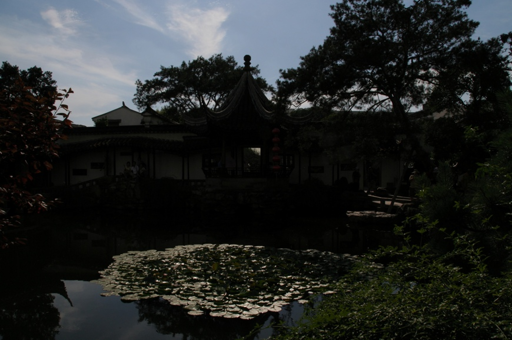
#> input picture test_images/chinese_garden.png, 512 x 340 px; its folder holds only this picture in this run
$ python paper_implementation.py
#> lines starting #> are read from the running program, lines starting #| are printed output that depends on the picture; after the words box and inside, x2 and y2 are one past the last pixel; in counts of white or black regions, pixels touching at a corner belong together
#!/usr/bin/env python3
# -*- coding: utf-8 -*-
"""
Created on Fri Jul 21 14:50:00 2022

@author: TripleJ
"""
import numpy as np
import cv2

from skimage import morphology
import time
import os
import argparse

parser = argparse.ArgumentParser(description='')
parser.add_argument('--input_dir', dest='InputPath', default='test_images', help='directory for testing inputs')
parser.add_argument('--output_dir', dest='OutputPath', default='real_image_results', help='directory for testing outputs')
parser.add_argument('--gamma_max', dest='gamma_max', type=float, default=6.0, help='gamma_max value')
args = parser.parse_args()

''' pixel value: i2f: 0-255 to 0-1, f2i: 0-1 to 0-255 '''
def i2f(i_image):
    f_image = np.float32(i_image)/255.0
    return f_image

def f2i(f_image):
    i_image = np.uint8(f_image*255.0)
    return i_image

''' Compute 'A' as described by Tang et al. (CVPR 2014) '''
def Compute_A_Tang(im):
    erosion_window = 15
    n_bins = 200

    R = im[:, :, 2]
    G = im[:, :, 1]
    B = im[:, :, 0]

    # compute the dark channel
    dark = morphology.erosion(np.min(im, 2), morphology.square(erosion_window))

    [h, edges] = np.histogram(dark, n_bins, [0, 1])
    numpixel = im.shape[0]*im.shape[1]
    thr_frac = numpixel*0.99
    csum = np.cumsum(h)
    nz_idx = np.nonzero(csum > thr_frac)[0][0]
    dc_thr = edges[nz_idx]
    mask = dark >= dc_thr
    # similar to DCP till this step
    # next, median of these top 0.1% pixels
    # median of the RGB values of the pixels in the mask
    rs = R[mask]
    gs = G[mask]
    bs = B[mask]

    A = np.zeros((1,3))

    A[0, 2] = np.median(rs)
    A[0, 1] = np.median(gs)
    A[0, 0] = np.median(bs)

    return A

def GetIntensity(fi):
    return cv2.divide(fi[:, :, 0] + fi[:, :, 1] + fi[:, :, 2], 3)

def GetMax(fi):
    max_rgb = cv2.max(cv2.max(fi[:, :, 0], fi[:, :, 1]), fi[:, :, 2])
    return max_rgb

def GetMin(fi):
    min_rgb = cv2.max(cv2.min(fi[:, :, 0], fi[:, :, 1]), fi[:, :, 2])
    return min_rgb

''' Pixel Adaptive Gamma Correction '''
def PixelAdaptiveGamma(InputImg, NormImg, amax):
    GCImg = np.empty(InputImg.shape, InputImg.dtype)
    amin = 1
    xmax = 1
    xmin = 0
    Imax = GetMax(InputImg)

    a = (amax - amin) / (np.exp(-xmin) - np.exp(-xmax))
    b = amax - a * np.exp(-xmin)
    g2 = a * np.exp(-Imax) + b
    g1 = np.where(Imax < xmin, amax, g2)
    gamma = np.where(Imax > xmax, amin, g1)

    for ind in range(0, 3):
        GCImg[:, :, ind] = NormImg[:, :, ind] ** gamma

    return GCImg

''' Estimate Transmission Map '''
def EstimateTransmission(InputImg, NormImg, gamma_max=6):
    T_min = 0.1
    me = np.finfo(np.float32).eps
    hi = GetIntensity(NormImg)
    hmax = GetMax(NormImg)

    GCImg = PixelAdaptiveGamma(InputImg, NormImg, gamma_max)

    ji = GetIntensity(GCImg)
    jmax = GetMax(GCImg)

    tn = np.maximum(jmax * hi - hmax * ji, me)
    td = np.maximum((jmax - ji) * hi, me)

    Tmap = 1.0 - hi * (tn / td)

    return np.clip(Tmap, T_min, 1.0)

''' Recover dehazed image '''
def Recover(im, tmap, A):
    res = np.empty(im.shape, im.dtype)
    for ind in range(0, 3):
        res[:, :, ind] = (im[:, :, ind] - 1.0 + A[0, ind]) / tmap + 1.0 - A[0, ind]

    return np.clip(res, 0.0, 1.0)

''' Adjust image range '''
def Adjust(im, perh, perl):
    aim = np.empty(im.shape, im.dtype)
    im_h = np.percentile(im, perh)
    im_l = np.percentile(im, perl)
    for ind in range(0, 3):
        aim[:, :, ind] = (im[:, :, ind] - im_l) / (im_h - im_l)

    return np.clip(aim, 0.0, 1.0)

''' Normalize image 0 between 1 '''
def Normalize(im):
    aim = np.empty(im.shape, im.dtype)
    for ind in range(0, 3):
        im_h = np.max(im[:, :, ind])
        im_l = np.min(im[:, :, ind])
        aim[:, :, ind] = (im[:, :, ind] - im_l) / (im_h - im_l)
        aim[:, :, ind] = np.clip(aim[:, :, ind], 0.0, 1.0)

    return aim

''' Main '''
def main(InputImg, gamma_max):
    start_time = time.time()
######################################################
    float_image = i2f(InputImg)
    NormImg = np.empty(float_image.shape, float_image.dtype)
    DenoiseImg = 1.0 - cv2.GaussianBlur(float_image, (7, 7), 0)

    A = Compute_A_Tang(DenoiseImg)
    for ind in range(0, 3):
        NormImg[:, :, ind] = DenoiseImg[:, :, ind] / A[0, ind]
    NormImg = Normalize(NormImg)

    Transmap = EstimateTransmission(float_image, NormImg, gamma_max)
    RecoverImg = Recover(float_image, Transmap, A)

    AdjustImg = Adjust(RecoverImg, 99.5, 0.5)

######################################################
    end_time = time.time()
    print("--- %s seconds ---" % (end_time - start_time))

    return AdjustImg


if __name__ == "__main__":
    FolderTemp = args.InputPath.split('/')
    OutputPath = args.OutputPath
    os.makedirs(OutputPath, exist_ok=True, mode=0o777)

    FileList = [file for file in os.listdir(args.InputPath) if
                    (file.endswith(".jpg") or file.endswith(".JPG") or file.endswith(".jpeg"))
                    or file.endswith(".webp") or file.endswith(".tiff") or file.endswith(".tif")
                    or file.endswith(".bmp") or file.endswith(".png")]

    for FileNum in range(0, len(FileList)):
        FilePathName = args.InputPath + '/' + FileList[FileNum]
        InputImg = cv2.imread(FilePathName, cv2.IMREAD_COLOR)
#> InputImg is the input picture: shape (340, 512, 3); mean B, G, R 39.9, 40.5, 37.8

        OutputImg = main(InputImg, args.gamma_max)
#> in Compute_A_Tang, `dark = morphology.erosion(np.min(im, 2), morphology.square(erosion_win..`:
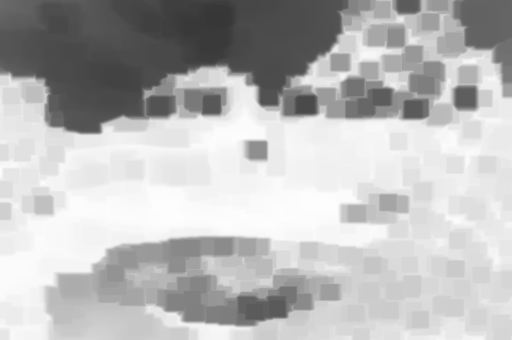
#> dark: shape (340, 512) float32; min 0.219, max 0.997, mean 0.728
#> in Compute_A_Tang, `[h, edges] = np.histogram(dark, n_bins, [0, 1])`: h = 200 values, max 4318 at index 192, min 0 at index 0, mean 870.4; edges = 201 values from 0 to 1
#> in Compute_A_Tang, `csum = np.cumsum(h)`: csum = 200 values from 0 to 174080
#> in Compute_A_Tang, `nz_idx = np.nonzero(csum > thr_frac)[0][0]`: nz_idx = 198
#> in Compute_A_Tang, `dc_thr = edges[nz_idx]`: dc_thr = 0.99
#> in Compute_A_Tang, `mask = dark >= dc_thr`:
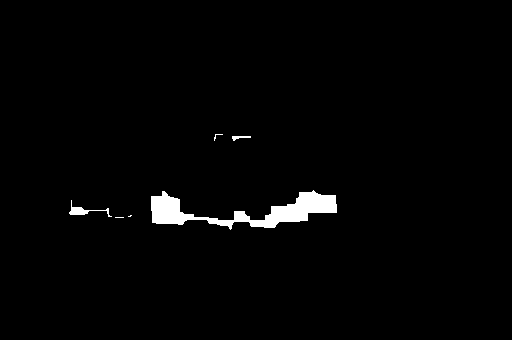
#> mask: shape (340, 512) bool; 1.8% white; 6 white regions (3 under 20 px), largest, box (x1, y1, x2, y2) and area: (151, 190, 337, 230) 2799, (69, 200, 112, 217) 171, (232, 136, 251, 141) 50
#> in Compute_A_Tang, `rs = R[mask]`: rs = 3050 values, max 1 at index 1267, min 0.99 at index 2623, mean 0.997
#> in Compute_A_Tang, `gs = G[mask]`: gs has the same summary as rs
#> in Compute_A_Tang, `bs = B[mask]`: bs = 3050 values, max 1 at index 1267, min 0.993 at index 248, mean 0.997
#> in main, `A = Compute_A_Tang(DenoiseImg)`: A = [[0.998, 0.997, 0.997]]
#> after the loop in main, `for ind in range(0, 3):`:
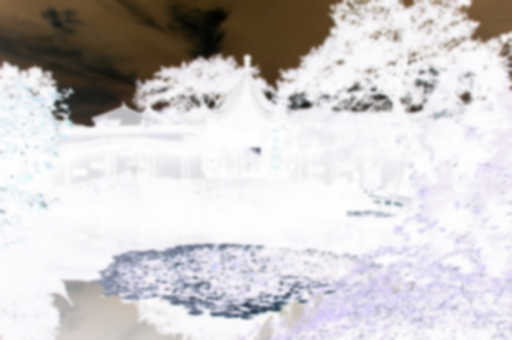
#> NormImg: shape (340, 512, 3) float32; mean B, G, R 0.846, 0.844, 0.854; drawn with min black and max white
#> the loop in Normalize, `for ind in range(0, 3):` made 3 passes
#> im_l on passes 1 to 3: 0.219, 0.228, 0.226
#> after the loop in PixelAdaptiveGamma, `for ind in range(0, 3):`:
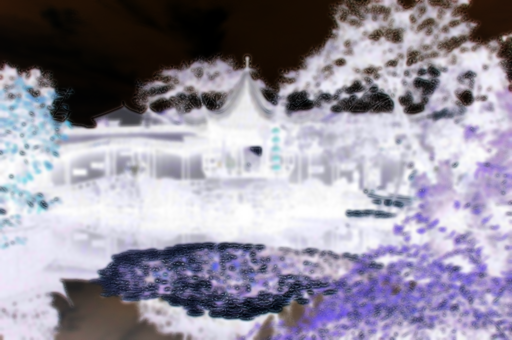
#> GCImg: shape (340, 512, 3) float32; mean B, G, R 0.627, 0.57, 0.588
#> in EstimateTransmission, `Tmap = 1.0 - hi * (tn / td)`:
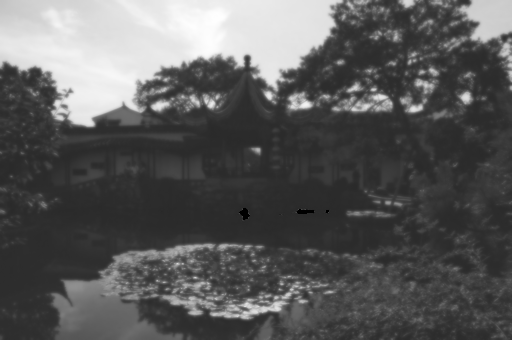
#> Tmap: shape (340, 512) float32; min 0, max 0.999, mean 0.354
#> after the loop in Recover, `for ind in range(0, 3):`:
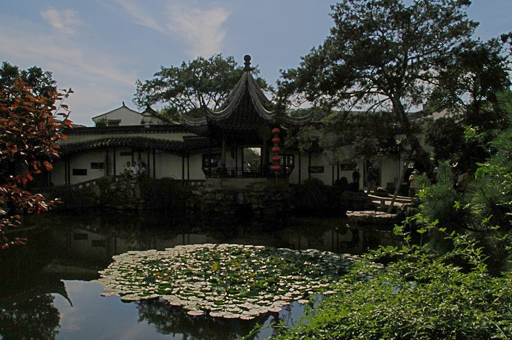
#> res: shape (340, 512, 3) float32; mean B, G, R 0.25, 0.285, 0.265; drawn with min black and max white
#> in Adjust, `im_h = np.percentile(im, perh)`: im_h = 0.851
#> in Adjust, `im_l = np.percentile(im, perl)`: im_l = 0
#> in Adjust, `return np.clip(aim, 0.0, 1.0)`:
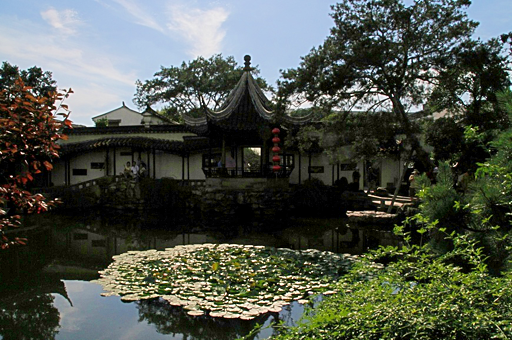
#> returned value: shape (340, 512, 3) float32; mean of channels 0, 1, 2 0.294, 0.335, 0.311; drawn as B, G, R

        Name = os.path.splitext(FileList[FileNum])
        cv2.imwrite(OutputPath + '/' + Name[0] + '.png', f2i(OutputImg))

$ run again, on test_images/house.png
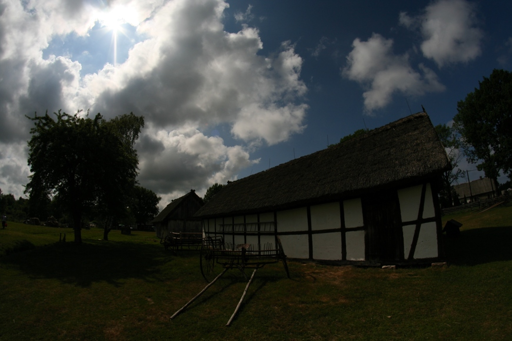
#> input picture test_images/house.png, 512 x 341 px
#> InputImg is the input picture: shape (341, 512, 3); mean B, G, R 55.3, 58.8, 55.5
#> h = 200 values, max 5864 at index 174, min 0 at index 199, mean 873; edges = 201 values from 0 to 1
#> csum = 200 values from 2068 to 174592
#> nz_idx = 195
#> dc_thr = 0.975
#> in Compute_A_Tang, `mask = dark >= dc_thr`:
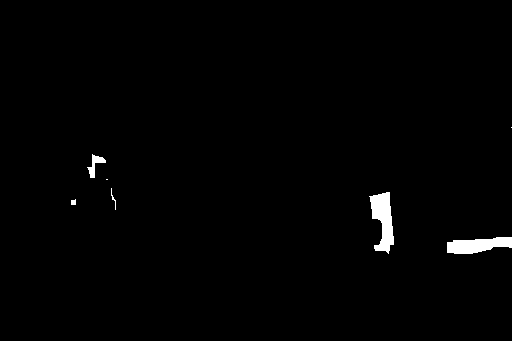
#> mask: shape (341, 512) bool; 1.1% white; 7 white regions (2 under 20 px), largest, box (x1, y1, x2, y2) and area: (369, 192, 394, 254) 898, (447, 237, 512, 254) 777, (87, 154, 106, 178) 167, (111, 188, 116, 210) 28, (71, 199, 76, 205) 26
#> rs = 1899 values, max 1 at index 182, min 0.98 at index 682, mean 0.992
#> gs = 1899 values, max 1 at index 177, min 0.978 at index 682, mean 0.988
#> bs = 1899 values, max 1 at index 417, min 0.99 at index 1631, mean 0.996
#> A = [[0.996, 0.988, 0.991]]
#> the loop in Normalize, `for ind in range(0, 3):` made 3 passes
#> im_h on passes 1 to 3: 1, 1.01, 1.01
#> in Recover, `return np.clip(res, 0.0, 1.0)`:
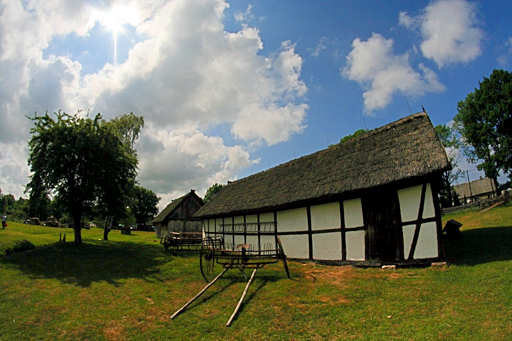
#> returned value: shape (341, 512, 3) float32; mean of channels 0, 1, 2 0.38, 0.434, 0.409; drawn as B, G, R
#> in Adjust, `im_h = np.percentile(im, perh)`: im_h = 0.986
#> in Adjust, `im_l = np.percentile(im, perl)`: im_l = 0

$ run again, on test_images/images.png
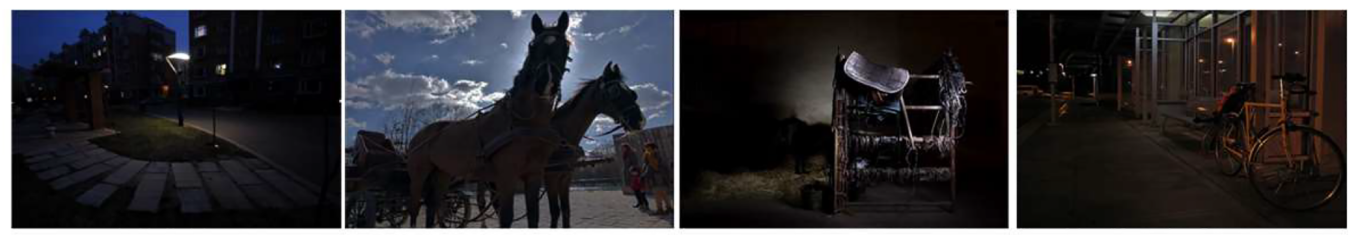
#> input picture test_images/images.png, 1355 x 235 px
#> InputImg is the input picture: shape (235, 1355, 3); mean B, G, R 54, 51, 52.5
#> h = 200 values, max 28582 at index 0, min 21 at index 9, mean 1592.1; edges = 201 values from 0 to 1
#> csum = 200 values from 28582 to 318425
#> nz_idx = 199
#> dc_thr = 0.995
#> mask: shape (235, 1355) bool; 1.2% white; 5 white regions (2 under 20 px), largest, box (x1, y1, x2, y2) and area: (690, 88, 768, 164) 3330, (691, 51, 706, 74) 267, (801, 136, 809, 146) 51
#> rs = 3674 values, max 1 at index 294, min 0.996 at index 0, mean 1
#> gs has the same summary as rs
#> bs has the same summary as rs
#> A = [[1, 1, 1]]
#> in Recover, `return np.clip(res, 0.0, 1.0)`:
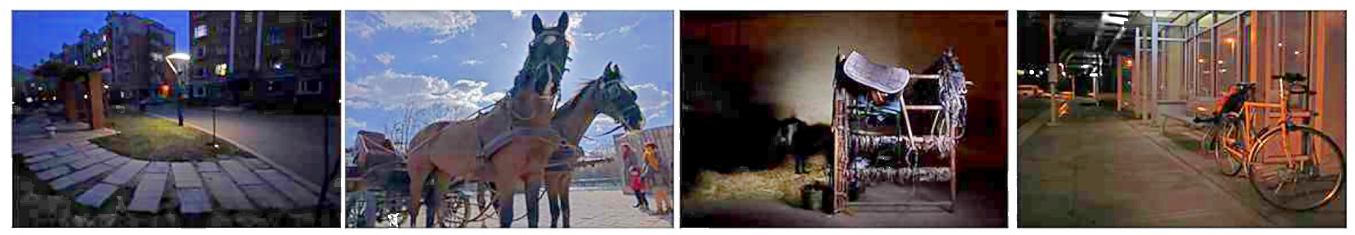
#> returned value: shape (235, 1355, 3) float32; mean of channels 0, 1, 2 0.384, 0.365, 0.398; drawn as B, G, R
#> in Adjust, `im_h = np.percentile(im, perh)`: im_h = 1
#> in Adjust, `im_l = np.percentile(im, perl)`: im_l = 0
